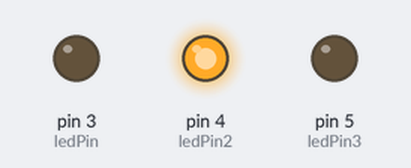
A sketch run on a simulated Arduino Uno, built with avr-gcc and run on an emulated ATmega328P. Parts: output pins drawn as LEDs (lit = HIGH).

Above: at 0.05 s.
At 0.75 s:
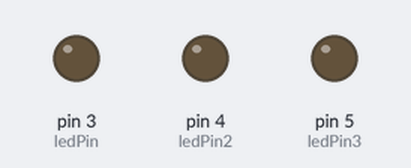
At 1.45 s:
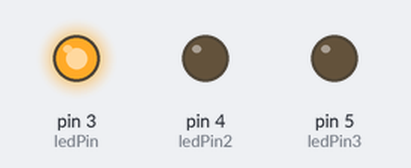
At 2.85 s:
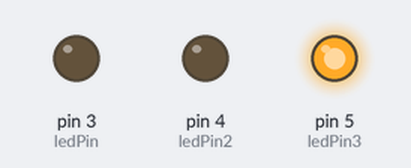
Timing chart, 0 to 3.1 s (numbered marks = the images above):
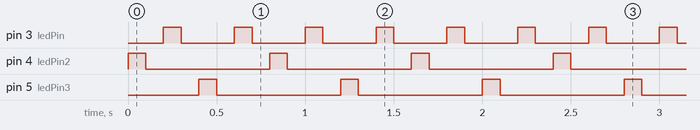

Measured:
- by itself, pin 3 (ledPin): alternates HIGH for 0.10 s and LOW for 0.30 s
- by itself, pin 4 (ledPin2), pin 5 (ledPin3): alternates HIGH for 0.10 s and LOW for 0.70 s

The sketch:

LED_blink.ino
```cpp
int ledPin = 3;
int ledPin2 = 4;
int ledPin3 = 5;

void setup() {
  // put your setup code here, to run once:
  pinMode(3, OUTPUT);
  pinMode(4, OUTPUT);
  pinMode(5, OUTPUT);
}

void loop() {
  // put your main code here, to run repeatedly:
  digitalWrite(ledPin2, HIGH);
  delay(100);
  digitalWrite(ledPin2, LOW);
  delay(100);
  digitalWrite(ledPin, HIGH);
  delay(100);
  digitalWrite(ledPin, LOW);
  delay(100);
  digitalWrite(ledPin3, HIGH);
  delay(100);
  digitalWrite(ledPin3, LOW);
  delay(100);
  digitalWrite(ledPin, HIGH);
  delay(100);
  digitalWrite(ledPin, LOW);
  delay(100);
}
```
